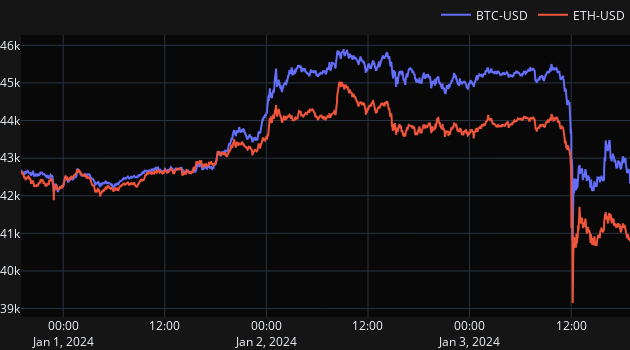

The notebook cell this image was saved under:
### Code cell
def plot_btc_usd_price_response():
    btc_usd_er = prices["BTC-USD"]
    eth_usd_er = prices["ETH-USD"]
    eth_btc_er = btc_usd_er[0] / eth_usd_er[0]
    fig = btc_usd_er.vbt.plot()
    (eth_usd_er * eth_btc_er).vbt.plot(fig=fig)
    fig.show()

plot_btc_usd_price_response()

### Figure 1 — Plotly figure (JSON) as saved in the notebook; plotly's stock layout.template omitted (floating-point values rounded to 4 significant figures; data arrays with more than 128 entries replaced by an {"elided": "..."} marker saying what was removed)
{"data": [{"name": "BTC-USD", "showlegend": true, "type": "scatter", "uid": "96a2a21e-4dd0-495a-b5cd-820aafc4a486", "x": {"elided": "4110 str values"}, "y": {"elided": "4110 float values"}}, {"name": "ETH-USD", "showlegend": true, "type": "scatter", "uid": "a12dff5c-8252-40fc-bd3e-66e78e470bce", "x": {"elided": "4110 str values"}, "y": {"elided": "4110 float values"}}], "layout": {"height": 350, "legend": {"orientation": "h", "traceorder": "normal", "x": 1, "xanchor": "right", "y": 1.02, "yanchor": "bottom"}, "margin": {"b": 0, "l": 0, "r": 0, "t": 0}, "paper_bgcolor": "#151515", "plot_bgcolor": "#080808", "width": 630}}
